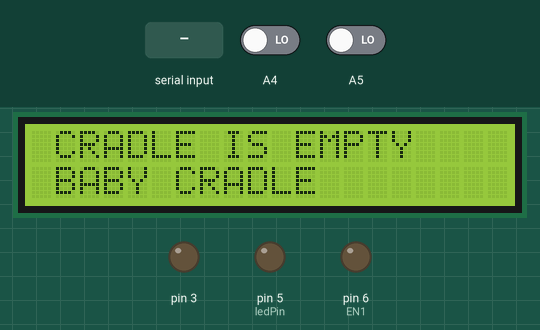
Recording of a sketch running on a simulated Arduino Uno, built with avr-gcc and run on an emulated ATmega328P. On the bench: 20×2 character LCD, output pins drawn as LEDs (lit = HIGH). Dashed ring = blinking. The test bench sets the inputs (shaded band); at power-on: A5 LOW, A4 LOW. What the sketch prints to the serial monitor is not drawn.

Above: at 1.2 s.
1.3 s: A5 driven HIGH
At 2.6 s:
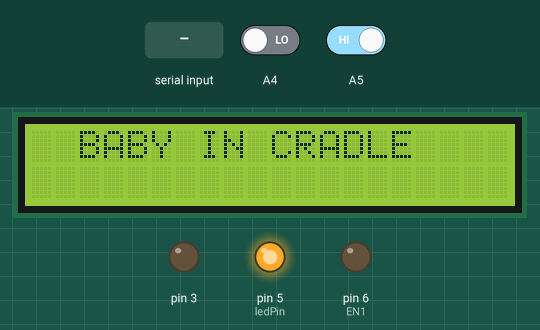
2.9 s: A4 driven HIGH
At 5.7 s:
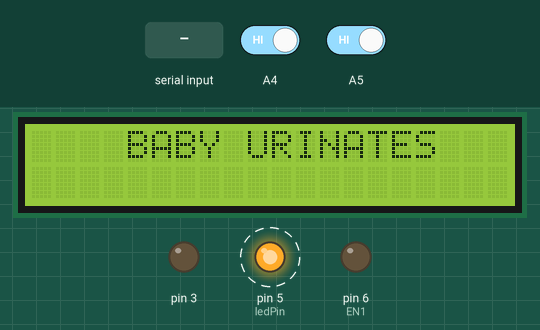
5.9 s: "1" received over Serial
At 7.6 s:
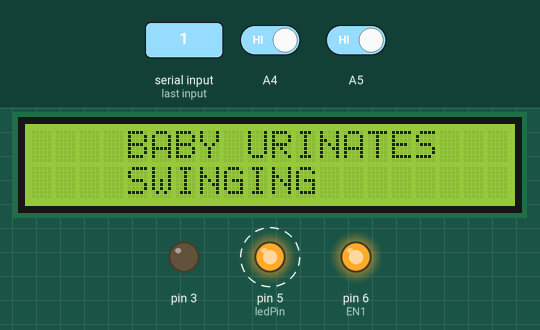
8.9 s: "3" received over Serial
At 10.3 s:
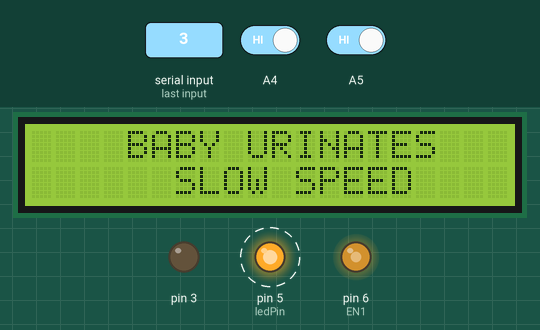
11.9 s: "4" received over Serial
At 14.4 s:
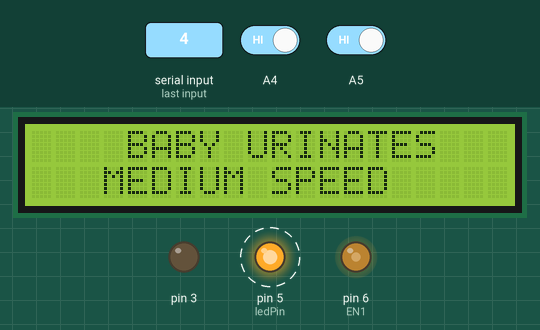
14.9 s: "7" received over Serial
At 16.9 s:
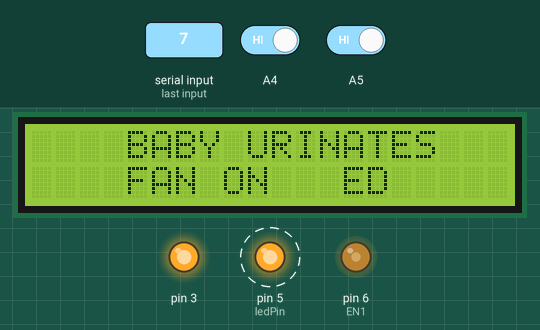
Timing chart, 0 to 18.9 s (numbered marks = the images above; inputs shaded):
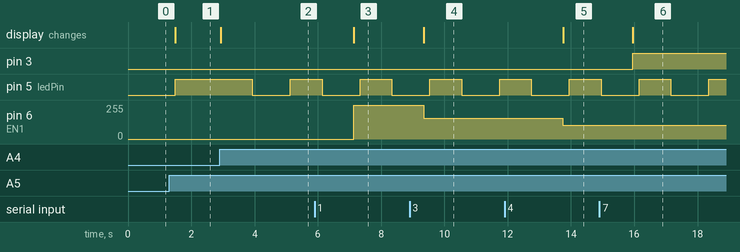

Measured:
- after the input at 1.3 s, pin 5 (ledPin): LOW → HIGH after 0.19 s; the display: changes after 0.19 s (image 1)
- after the input at 2.9 s, pin 5 (ledPin): HIGH → LOW after 1.0 s, → HIGH 1.2 s later; the display: changes at once (image 2)
- after the input at 5.9 s, pin 6 (EN1): 0/255 → 255/255 after 1.2 s; the display: changes after 1.2 s (image 3)
- after the input at 8.9 s, pin 6 (EN1): 255/255 → 155/255 after 0.44 s; the display: changes after 0.44 s (image 4)
- after the input at 11.9 s, pin 6 (EN1): 155/255 → 105/255 after 1.8 s; the display: changes after 1.8 s (image 5)
- after the input at 14.9 s, pin 3: LOW → HIGH after 1.1 s; the display: changes after 1.1 s (image 6)

The sketch:

arduino_code.ino
```cpp
#include <LiquidCrystal.h>
int val=0;
int ledPin = 5;
const int EN1 =  6;
const int RELAY = A3;
const int CRAD =  A2;    //for for cradle button
LiquidCrystal lcd(9,10,11,12,13,A0);

//Char used for reading in Serial characters
char state=0 ;
//*******************************************************************************************

void setup() {
  // initialise serial communications at 9600 bps:
  Serial.begin(9600);
  lcd.begin(20, 2); //change to 16, 2 for smaller 16x2 screens
 pinMode(ledPin, OUTPUT);
   pinMode(3, OUTPUT);
   pinMode(EN1, OUTPUT);
  pinMode(A5, INPUT );
    pinMode(A4, INPUT);
    Serial.begin(9600);
 digitalWrite(ledPin, LOW);
  //digitalWrite(RELAY, LOW);
   // digitalWrite(EN1, LOW);
  lcd.setCursor(0,0);
   lcd.print(" MODERN CONTROLL ");
   lcd.setCursor(0,1);
   lcd.print(" BABY CRADLE  ");
        //  delay(4000);
           lcd.setCursor(0,0);

        }

void loop() {

  sendAndroidValues();
  //when serial values have been received this will be true
  if (Serial.available() > 0)
  {
   state = Serial.read();

   if (state == '1'){
  analogWrite(EN1, 255);

   lcd.setCursor(0,1);
   lcd.print("    SWINGING   ");

 }
 else if (state == '0') {
  analogWrite(EN1, 0);
    // digitalWrite(A3, LOW);

                lcd.setCursor(0,1);

            lcd.print(" CRADLE IS STOP ");


 }
 else if (state == '3') {

 lcd.setCursor(0,1);

            lcd.print("      SLOW SPEED    ");
                 analogWrite(EN1, 155);


 }
 else if (state == '4') {

  analogWrite(EN1, 105);

               lcd.setCursor(0,1);

            lcd.print("   MEDIUM SPEED   ");

 }


  else if (state == '7'){
 digitalWrite(3, HIGH);
   //analogWrite(EN1, 255);


   lcd.setCursor(0,1);

            lcd.print("    FAN ON   ");

 }
  else if (state == '8') {
    digitalWrite(3, LOW);


  }}
  //delay by 2s. Meaning we will be sent values every 2s approx
  //also means that it can take up to 2 seconds to change LED state
  delay(200);

}


//sends the values from the sensor over serial to BT module
void sendAndroidValues()
 {
  //puts # before the values so our app knows what to do with the data
  if (digitalRead(A5) == HIGH&&digitalRead(A4) == HIGH) {
 Serial.print('w');

 lcd.setCursor(1,0);
            lcd.print("   BABY URINATES   ");
            digitalWrite(ledPin, HIGH);
         delay(1000);
 digitalWrite(ledPin, LOW);
         delay(1000);

}
 else if (digitalRead(A5) == LOW&&digitalRead(A4) == LOW) {

   lcd.setCursor(1,0);

            lcd.print("CRADLE IS EMPTY ");
   digitalWrite(ledPin, LOW);
   Serial.print('e');
 }
   else if (digitalRead(A5) == HIGH  && digitalRead(A4) == LOW ) {
      lcd.setCursor(0,0);
   lcd.print("                ");
   lcd.setCursor(0,1);
   lcd.print("                ");
 lcd.setCursor(1,0);

            lcd.print(" BABY IN CRADLE");          Serial.print('u');
     //    bluetooth();
   digitalWrite(ledPin, HIGH);
   }
        //added a delay to eliminate missed transmissions
}
```
